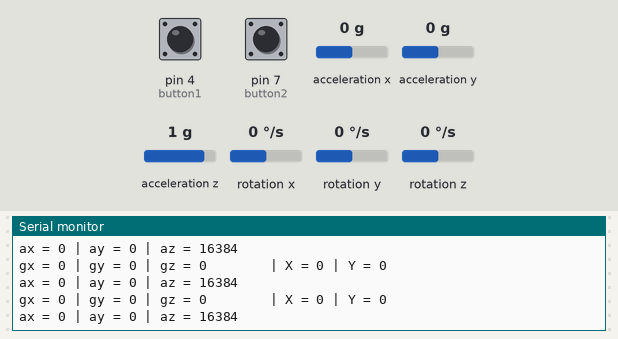
Recording of a sketch running on a simulated Arduino Leonardo, built with avr-gcc and run on an emulated ATmega32U4. On the bench: the last lines printed to the serial monitor. The test bench sets the inputs (shaded band); at power-on: acceleration x 0 g, acceleration y 0 g, acceleration z 1 g, rotation x 0 °/s, rotation y 0 °/s, pin 4 (button1) LOW, pin 7 (button2) LOW, rotation z 0 °/s.

Above: at 1.2 s.
1.3 s: acceleration x set to -1.4 g
At 1.75 s:
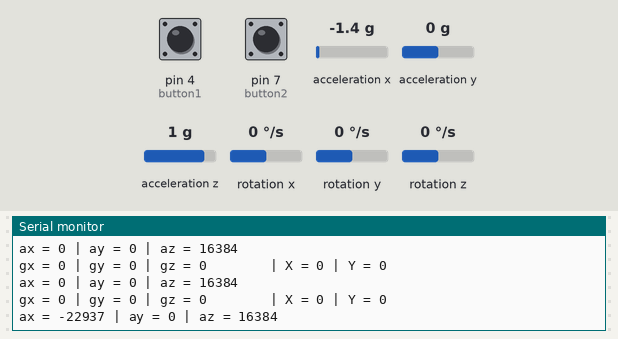
2.8 s: acceleration y set to -1.4 g
At 2.98 s:
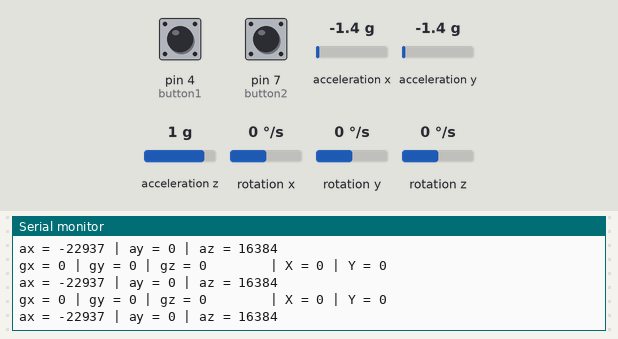
4.3 s: acceleration z set to -1.4 g
At 4.53 s:
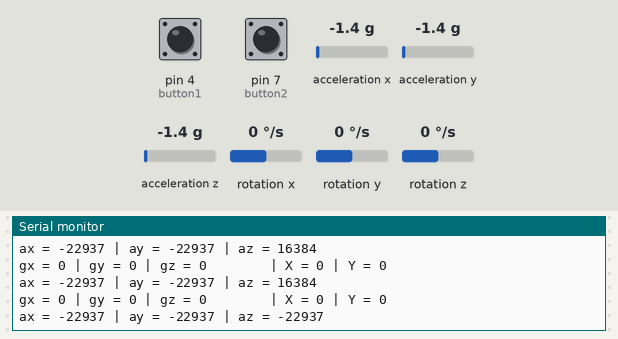
5.8 s: rotation x set to -192 °/s
At 6.07 s:
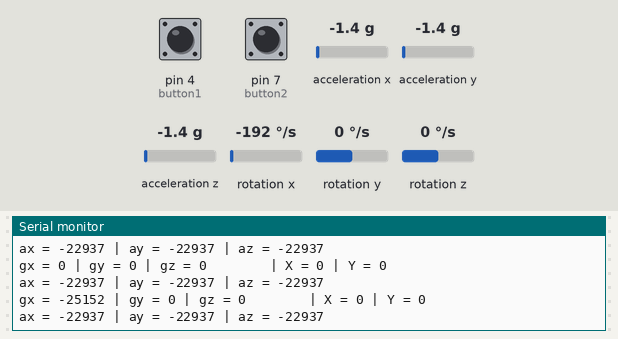
7.3 s: rotation y set to -192 °/s
At 7.61 s:
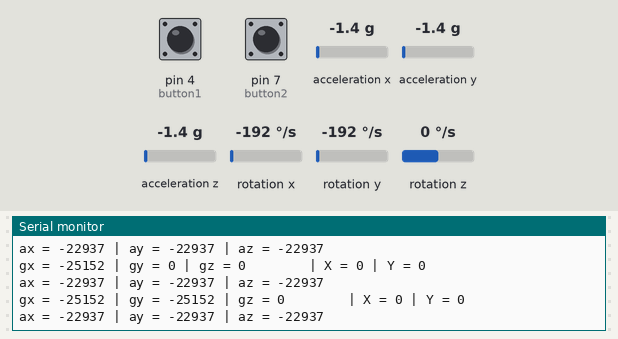

The sketch:

raw_accel_noint_mouse.ino
```cpp
#include <Wire.h>
#include <I2Cdev.h>
#include <MPU6050.h>
#include <Mouse.h>

#define LPF_ALPHA .2; //alpha value for the LP Filter

int button1 = 4; //will map click to pointer opponance exercise later, to be updated
int button2 = 7;

MPU6050 mpu;
int16_t ax, ay, az, gx, gy, gz;
int vx, vy;

int buttonState1 = 0;
int buttonState2 = 0;

void setup() {

  Serial.begin(9600);
  Wire.begin();
  pinMode(button1, INPUT);
  pinMode(button2, INPUT);
  mpu.initialize();
  if (!mpu.testConnection()) { while (1); }
}

void loop() {
  mpu.getMotion6(&ax, &ay, &az, &gx, &gy, &gz); //accelerometer then gyroscope data

//  vx = (gx+15)/150;
//  vy = -(gz-100)/150;

  Serial.print("gx = ");
  Serial.print(gx);
   Serial.print(" | gy = ");
  Serial.print(gy);
  Serial.print(" | gz = ");
  Serial.print(gz);


  Serial.print("        | X = ");
  Serial.print(vx);
  Serial.print(" | Y = ");
  Serial.println(vy);


  Serial.print("ax = ");
  Serial.print(ax);
   Serial.print(" | ay = ");
  Serial.print(ay);
  Serial.print(" | az = ");
  Serial.println(az);

  moveMouseAVG(5);

  //Mouse.move(vx, vy);

  buttonState1 = digitalRead(button1);
  buttonState2 = digitalRead(button2);

// if (buttonState1 == HIGH) {
//    Mouse.press(MOUSE_LEFT);
//    delay(100);
//    Mouse.release(MOUSE_LEFT);
//    delay(200);
//  }
//  else if(buttonState2 == HIGH) {
//    Mouse.press(MOUSE_RIGHT);
//    delay(100);
//    Mouse.release(MOUSE_RIGHT);
//    delay(200);
//  }
  delay(200);
}


void moveMouseAVG(int numSamples){ //simple average filter for gyro data (not moving avg)
  int gxsum = 0;
  //int gysum = 0;
  int gzsum = 0;
  for(int i =0; i<numSamples; i++){
    gxsum += mpu.getRotationX();
    //gysum += mpu.getRotationY();
    gzsum += mpu.getRotationZ();
    delay(20);
  }
    float newX = (gxsum/numSamples+15)/150;
    float newY = -(gzsum/numSamples-100)/150; //get y value from gz samples

  Mouse.move(newX, newY);

}
```

Measured:
- after the input at 1.3 s, the serial monitor: prints a new line after 0.24 s (image 1)
- after the input at 4.3 s, the serial monitor: prints a new line at once (image 3)
- after the input at 5.8 s, the serial monitor: prints a new line after 0.06 s (image 4)
- after the input at 7.3 s, the serial monitor: prints a new line after 0.10 s (image 5)
